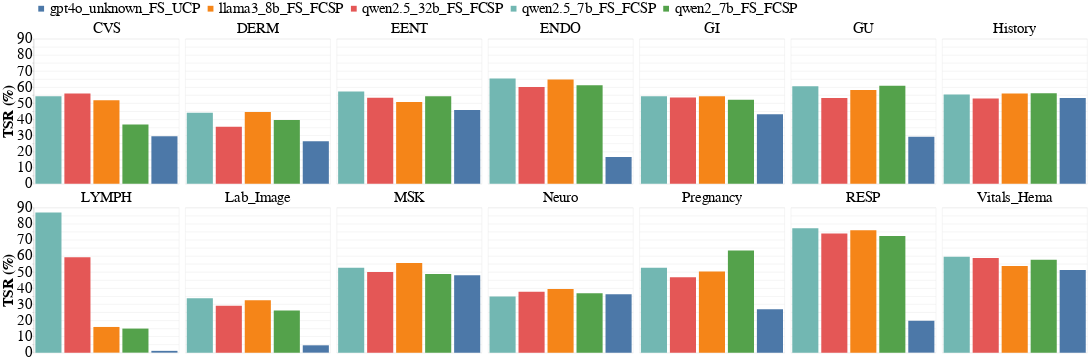

Notebook source saved alongside this figure:
### Code cell
import altair as alt
import pandas as pd

# Filter out `case_average`
filtered_df = df[(df['Category'] != 'case_average') & (df["identifier"].isin(selected))]

# Melt the DataFrame for plotting multiple metrics
melted_df = filtered_df.melt(
    id_vars=['identifier', 'Category'],
    value_vars=['TSR', 'Levenshtein', 'ExactMatch'],
    var_name='Metric',
    value_name='Value'
)

# Filter for TSR only
tsr_df = melted_df[melted_df['Metric'] == 'TSR']

# Identify categories that have valid data
valid_categories = tsr_df.groupby('Category').filter(lambda x: x['Value'].notnull().any())['Category'].unique()

# Filter the tsr_df DataFrame to include only valid categories
tsr_df = tsr_df[tsr_df['Category'].isin(valid_categories)]

# Create the bar chart for TSR across different identifiers per category
bar_chart_tsr = alt.Chart(tsr_df).mark_bar().encode(
    x=alt.X(
        'identifier:N', 
        title=None,
        sort=alt.EncodingSortField(
            field="Value",  
            op="mean",  
            order="descending"
        ),
        axis=None
    ),  
    y=alt.Y('Value:Q', title='TSR (%)', axis=alt.Axis(labelFontSize=50, titleFontSize=50)),
    color=alt.Color(
        'identifier:N', 
        title=None,  # Remove legend title if unnecessary
        legend=alt.Legend(
            labelFontSize=50,  # SIGNIFICANTLY Larger legend labels
            titleFontSize=52,  # Larger legend title
            symbolSize=400,  # Increase size of color markers
            orient="top",   
            direction="horizontal",  # Arrange legend items in a row
            columns=5,  # Reduce to 3 columns for better spacing
            rowPadding=10,  # Add spacing between legend items
            labelLimit=5000  # Ensure long names are fully displayed
        )
    ),
    tooltip=['identifier:N', 'Category:N', 'Value:Q']
).properties(
    width=500,  
    height=500
)

# Facet by 'Category' instead of 'identifier'
faceted_chart = bar_chart_tsr.facet(
    facet=alt.Facet(
        'Category:N',  # Each plot represents one category
        title=None,
        header=alt.Header(labelFontSize=50, titleFontSize=54)  # EVEN BIGGER category headings
    ),
    columns=7  # Adjust to control layout
).configure_title(
    fontSize=50
).configure_axis(
    labelFontSize=50,  # Increase axis label size for readability
    titleFontSize=50,
).configure_facet(
    spacing=20  # Increase spacing for better separation
)

faceted_chart.show()

# Save to PDF
faceted_chart.save("../../EDA/per_category_TSR_across_models.pdf")

### Figure 1 — Vega-Lite specification as saved in the notebook (floating-point values rounded to 4 significant figures)
{"config": {"view": {"continuousWidth": 300, "continuousHeight": 300}, "axis": {"labelFontSize": 50, "titleFontSize": 50}, "facet": {"spacing": 20}, "title": {"fontSize": 50}}, "data": {"name": "data-de0c85212f1800f1392e643a4045ca9f"}, "facet": {"field": "Category", "header": {"labelFontSize": 50, "titleFontSize": 54}, "title": null, "type": "nominal"}, "spec": {"mark": {"type": "bar"}, "encoding": {"color": {"field": "identifier", "legend": {"columns": 5, "direction": "horizontal", "labelFontSize": 50, "labelLimit": 5000, "orient": "top", "rowPadding": 10, "symbolSize": 400, "titleFontSize": 52}, "title": null, "type": "nominal"}, "tooltip": [{"field": "identifier", "type": "nominal"}, {"field": "Category", "type": "nominal"}, {"field": "Value", "type": "quantitative"}], "x": {"axis": null, "field": "identifier", "sort": {"field": "Value", "op": "mean", "order": "descending"}, "title": null, "type": "nominal"}, "y": {"axis": {"labelFontSize": 50, "titleFontSize": 50}, "field": "Value", "title": "TSR (%)", "type": "quantitative"}}, "height": 500, "width": 500}, "columns": 7, "$schema": "https://vega.github.io/schema/vega-lite/v5.20.1.json", "datasets": {"data-de0c85212f1800f1392e643a4045ca9f": [{"identifier": "llama3_8b_FS_FCSP", "Category": "Vitals_Hema", "Metric": "TSR", "Value": 53.8}, {"identifier": "llama3_8b_FS_FCSP", "Category": "Neuro", "Metric": "TSR", "Value": 39.51}, {"identifier": "llama3_8b_FS_FCSP", "Category": "EENT", "Metric": "TSR", "Value": 50.83}, {"identifier": "llama3_8b_FS_FCSP", "Category": "CVS", "Metric": "TSR", "Value": 51.88}, {"identifier": "llama3_8b_FS_FCSP", "Category": "RESP", "Metric": "TSR", "Value": 76.01}, {"identifier": "llama3_8b_FS_FCSP", "Category": "GI", "Metric": "TSR", "Value": 54.35}, {"identifier": "llama3_8b_FS_FCSP", "Category": "GU", "Metric": "TSR", "Value": 58.28}, {"identifier": "llama3_8b_FS_FCSP", "Category": "MSK", "Metric": "TSR", "Value": 55.7}, {"identifier": "llama3_8b_FS_FCSP", "Category": "DERM", "Metric": "TSR", "Value": 44.67}, {"identifier": "llama3_8b_FS_FCSP", "Category": "Lab_Image", "Metric": "TSR", "Value": 32.58}, {"identifier": "llama3_8b_FS_FCSP", "Category": "LYMPH", "Metric": "TSR", "Value": 15.94}, {"identifier": "llama3_8b_FS_FCSP", "Category": "History", "Metric": "TSR", "Value": 56.15}, {"identifier": "llama3_8b_FS_FCSP", "Category": "ENDO", "Metric": "TSR", "Value": 64.83}, {"identifier": "llama3_8b_FS_FCSP", "Category": "Pregnancy", "Metric": "TSR", "Value": 50.37}, {"identifier": "qwen2_7b_FS_FCSP", "Category": "Vitals_Hema", "Metric": "TSR", "Value": 57.65}, {"identifier": "qwen2_7b_FS_FCSP", "Category": "Neuro", "Metric": "TSR", "Value": 36.9}, {"identifier": "qwen2_7b_FS_FCSP", "Category": "EENT", "Metric": "TSR", "Value": 54.44}, {"identifier": "qwen2_7b_FS_FCSP", "Category": "CVS", "Metric": "TSR", "Value": 36.82}, {"identifier": "qwen2_7b_FS_FCSP", "Category": "RESP", "Metric": "TSR", "Value": 72.46}, {"identifier": "qwen2_7b_FS_FCSP", "Category": "GI", "Metric": "TSR", "Value": 52.17}, {"identifier": "qwen2_7b_FS_FCSP", "Category": "GU", "Metric": "TSR", "Value": 60.9}, {"identifier": "qwen2_7b_FS_FCSP", "Category": "MSK", "Metric": "TSR", "Value": 48.86}, {"identifier": "qwen2_7b_FS_FCSP", "Category": "DERM", "Metric": "TSR", "Value": 39.69}, {"identifier": "qwen2_7b_FS_FCSP", "Category": "Lab_Image", "Metric": "TSR", "Value": 26.08}, {"identifier": "qwen2_7b_FS_FCSP", "Category": "LYMPH", "Metric": "TSR", "Value": 14.94}, {"identifier": "qwen2_7b_FS_FCSP", "Category": "History", "Metric": "TSR", "Value": 56.19}, {"identifier": "qwen2_7b_FS_FCSP", "Category": "ENDO", "Metric": "TSR", "Value": 61.25}, {"identifier": "qwen2_7b_FS_FCSP", "Category": "Pregnancy", "Metric": "TSR", "Value": 63.32}, {"identifier": "qwen2.5_7b_FS_FCSP", "Category": "Vitals_Hema", "Metric": "TSR", "Value": 59.45}, {"identifier": "qwen2.5_7b_FS_FCSP", "Category": "Neuro", "Metric": "TSR", "Value": 34.85}, {"identifier": "qwen2.5_7b_FS_FCSP", "Category": "EENT", "Metric": "TSR", "Value": 57.4}, {"identifier": "qwen2.5_7b_FS_FCSP", "Category": "CVS", "Metric": "TSR", "Value": 54.33}, {"identifier": "qwen2.5_7b_FS_FCSP", "Category": "RESP", "Metric": "TSR", "Value": 77.27}, {"identifier": "qwen2.5_7b_FS_FCSP", "Category": "GI", "Metric": "TSR", "Value": 54.35}, {"identifier": "qwen2.5_7b_FS_FCSP", "Category": "GU", "Metric": "TSR", "Value": 60.54}, {"identifier": "qwen2.5_7b_FS_FCSP", "Category": "MSK", "Metric": "TSR", "Value": 52.66}, {"identifier": "qwen2.5_7b_FS_FCSP", "Category": "DERM", "Metric": "TSR", "Value": 44.09}, {"identifier": "qwen2.5_7b_FS_FCSP", "Category": "Lab_Image", "Metric": "TSR", "Value": 33.8}, {"identifier": "qwen2.5_7b_FS_FCSP", "Category": "LYMPH", "Metric": "TSR", "Value": 86.96}, {"identifier": "qwen2.5_7b_FS_FCSP", "Category": "History", "Metric": "TSR", "Value": 55.4}, {"identifier": "qwen2.5_7b_FS_FCSP", "Category": "ENDO", "Metric": "TSR", "Value": 65.42}, {"identifier": "qwen2.5_7b_FS_FCSP", "Category": "Pregnancy", "Metric": "TSR", "Value": 52.76}, {"identifier": "qwen2.5_32b_FS_FCSP", "Category": "Vitals_Hema", "Metric": "TSR", "Value": 58.67}, {"identifier": "qwen2.5_32b_FS_FCSP", "Category": "Neuro", "Metric": "TSR", "Value": 37.79}, {"identifier": "qwen2.5_32b_FS_FCSP", "Category": "EENT", "Metric": "TSR", "Value": 53.45}, {"identifier": "qwen2.5_32b_FS_FCSP", "Category": "CVS", "Metric": "TSR", "Value": 56.12}, {"identifier": "qwen2.5_32b_FS_FCSP", "Category": "RESP", "Metric": "TSR", "Value": 73.91}, {"identifier": "qwen2.5_32b_FS_FCSP", "Category": "GI", "Metric": "TSR", "Value": 53.62}, {"identifier": "qwen2.5_32b_FS_FCSP", "Category": "GU", "Metric": "TSR", "Value": 53.3}, {"identifier": "qwen2.5_32b_FS_FCSP", "Category": "MSK", "Metric": "TSR", "Value": 50.12}, {"identifier": "qwen2.5_32b_FS_FCSP", "Category": "DERM", "Metric": "TSR", "Value": 35.47}, {"identifier": "qwen2.5_32b_FS_FCSP", "Category": "Lab_Image", "Metric": "TSR", "Value": 29.04}, {"identifier": "qwen2.5_32b_FS_FCSP", "Category": "LYMPH", "Metric": "TSR", "Value": 59.23}, {"identifier": "qwen2.5_32b_FS_FCSP", "Category": "History", "Metric": "TSR", "Value": 52.91}, {"identifier": "qwen2.5_32b_FS_FCSP", "Category": "ENDO", "Metric": "TSR", "Value": 60.13}, {"identifier": "qwen2.5_32b_FS_FCSP", "Category": "Pregnancy", "Metric": "TSR", "Value": 46.77}, {"identifier": "gpt4o_unknown_FS_UCP", "Category": "Vitals_Hema", "Metric": "TSR", "Value": 51.3}, {"identifier": "gpt4o_unknown_FS_UCP", "Category": "Neuro", "Metric": "TSR", "Value": 36.22}, {"identifier": "gpt4o_unknown_FS_UCP", "Category": "EENT", "Metric": "TSR", "Value": 45.8}, {"identifier": "gpt4o_unknown_FS_UCP", "Category": "CVS", "Metric": "TSR", "Value": 29.5}, {"identifier": "gpt4o_unknown_FS_UCP", "Category": "RESP", "Metric": "TSR", "Value": 19.8}, {"identifier": "gpt4o_unknown_FS_UCP", "Category": "GI", "Metric": "TSR", "Value": 43.19}, {"identifier": "gpt4o_unknown_FS_UCP", "Category": "GU", "Metric": "TSR", "Value": 29.17}, {"identifier": "gpt4o_unknown_FS_UCP", "Category": "MSK", "Metric": "TSR", "Value": 48.08}, {"identifier": "gpt4o_unknown_FS_UCP", "Category": "DERM", "Metric": "TSR", "Value": 26.43}, {"identifier": "gpt4o_unknown_FS_UCP", "Category": "Lab_Image", "Metric": "TSR", "Value": 4.549}, {"identifier": "gpt4o_unknown_FS_UCP", "Category": "LYMPH", "Metric": "TSR", "Value": 1.106}, {"identifier": "gpt4o_unknown_FS_UCP", "Category": "History", "Metric": "TSR", "Value": 53.35}, {"identifier": "gpt4o_unknown_FS_UCP", "Category": "ENDO", "Metric": "TSR", "Value": 16.68}, {"identifier": "gpt4o_unknown_FS_UCP", "Category": "Pregnancy", "Metric": "TSR", "Value": 26.9}]}}
